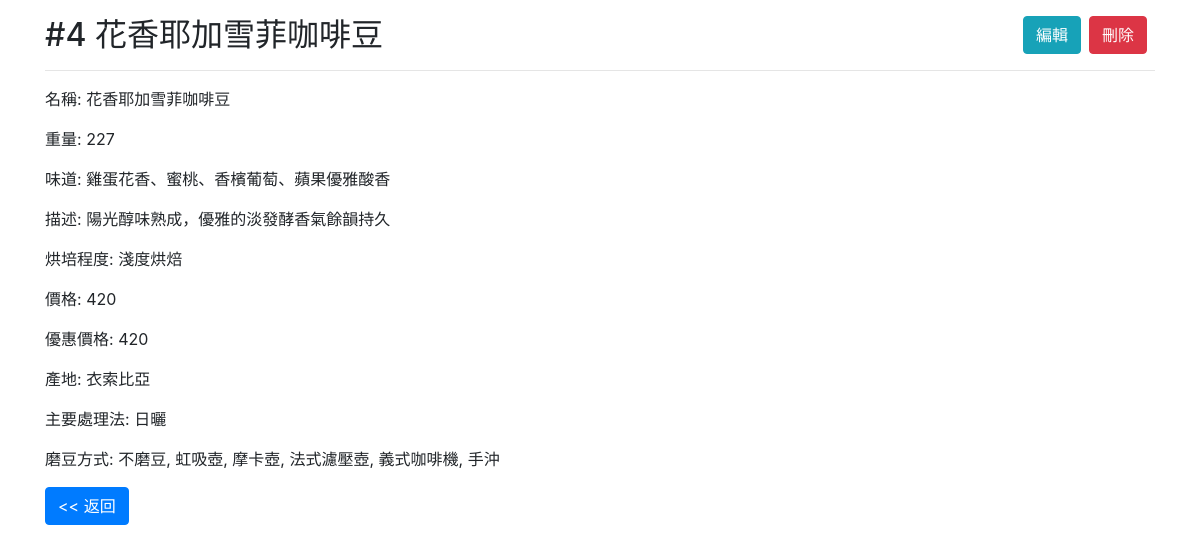
The app's page /coffees/4/ with its own data.
### coffees/models.py (models this page shows, shortened)
class Coffee(Timestamp):
    name = models.CharField('名稱', max_length=20, unique=True)
    weight = models.PositiveIntegerField('重量')
    taste = models.TextField('味道')
    description = models.TextField('描述')
    roast = models.CharField('烘焙程度', max_length=10, choices=Roast.choices)
    price = models.PositiveIntegerField('價格')
    discount = models.PositiveIntegerField('優惠價格')
    origin_place = models.ForeignKey(
        OriginPlace,
        on_delete=models.PROTECT,
        verbose_name='產地'
    )
    main_processing = models.ForeignKey(
        MainProcessing,
        on_delete=models.PROTECT,
        verbose_name='主要處理法'
    )
    grindings = models.ManyToManyField(Grinding, verbose_name='磨豆方式')
    class Meta:
        verbose_name = '咖啡'
        verbose_name_plural = '咖啡'

class OriginPlace(models.Model):
    name = models.CharField('名稱', max_length=20, unique=True)
    def __str__(self):
        return self.name
    class Meta:
        verbose_name = '產地'
        verbose_name_plural = '產地'

class MainProcessing(models.Model):
    name = models.CharField('名稱', max_length=20, unique=True)
    def __str__(self):
        return self.name
    class Meta:
        verbose_name = '主要處理法'
        verbose_name_plural = '主要處理法'

class Grinding(Timestamp):
    name = models.CharField('名稱', max_length=10, unique=True)
    def __str__(self):
        return self.name
    class Meta:
        verbose_name = '磨豆方式'
        verbose_name_plural = '磨豆方式'

### coffees/views.py (the view)
# urls.py: path('<int:pk>/', views.show, name='show'),
def show(request, pk):
    coffee = get_object_or_404(Coffee, pk=pk)
    return render(request, 'coffees/show.html', {'coffee': coffee})

### templates/coffees/show.html
{% extends 'layout.html' %}
{% block main %}
<h2>#{{ coffee.id }} {{ coffee.name }}
    <a href="{% url 'coffees:delete' coffee.id %}"
   class="btn btn-danger float-right mr-2">
    刪除
</a>
<a href="{% url 'coffees:edit' coffee.id %}"
   class="btn btn-info float-right mr-2">
    編輯
</a>
</h2>
<hr>
<p>名稱: {{ coffee.name }}</p>
<p>重量: {{ coffee.weight }}</p>
<p>味道: {{ coffee.taste }}</p>
<p>描述: {{ coffee.description }}</p>
<p>烘培程度: {{ coffee.get_roast_display }}</p>
<p>價格: {{ coffee.price }}</p>
<p>優惠價格: {{ coffee.discount }}</p>
<p>產地: {{ coffee.origin_place }}</p>
<p>主要處理法: {{ coffee.main_processing }}</p>
<p>磨豆方式: {{ coffee.grindings.all | join:', ' }}</p>
<a href="{% url 'coffees:index' %}" class="btn btn-primary"><< 返回</a>
{% endblock %}

### records on screen
Coffee: id "4", name "花香耶加雪菲咖啡豆", weight "227", taste "雞蛋花香、蜜桃、香檳葡萄、蘋果優雅酸香", description "陽光醇味熟成，優雅的淡發酵香氣餘韻持久", roast "淺度烘焙", price "420", discount "420", origin_place "衣索比亞", main_processing "日曬", grindings.all "不磨豆, 虹吸壺, 摩卡壺, 法式濾壓壺, 義式咖啡機, 手沖"
